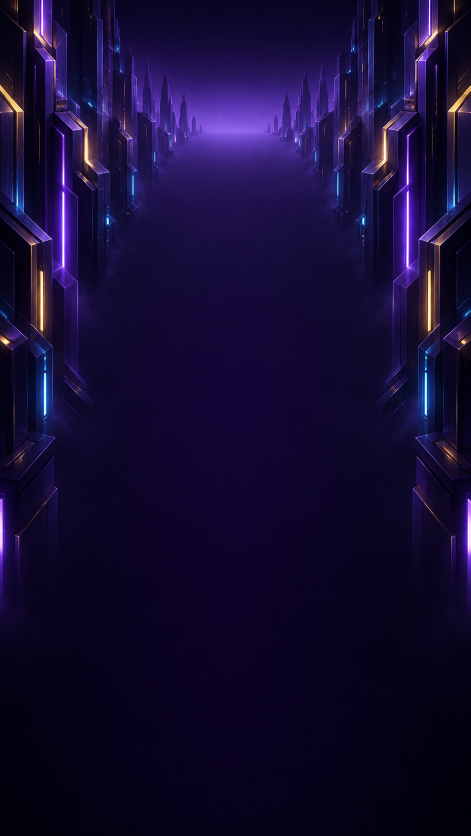
#> input picture C01-Daily-Environment/candidates/B/C01-B-v1.png, 941 x 1672 px (shown at 1/2 size)
$ python build_comparison.py
#> lines starting #> are read from the running program, lines starting #| are printed output that depends on the picture
"""Local review evidence only; never changes candidate art or the existing helper."""
from pathlib import Path
from PIL import Image, ImageDraw, ImageFont, ImageOps

ROUND = Path(__file__).resolve().parents[1]
C01 = ROUND.parent
ITEMS = [
    ("B | round 1", C01 / "candidates/B/C01-B-v1.png", C01 / "review/C01-B-gameplay-preview.png"),
    ("B2 | round 2", ROUND / "generated/C01-B2-v1.png", ROUND / "preview/C01-B2-gameplay-preview.png"),
    ("D | round 1", C01 / "candidates/D/C01-D-v1.png", C01 / "review/C01-D-gameplay-preview.png"),
]
board = Image.new("RGB", (1282, 1570), "#090612")
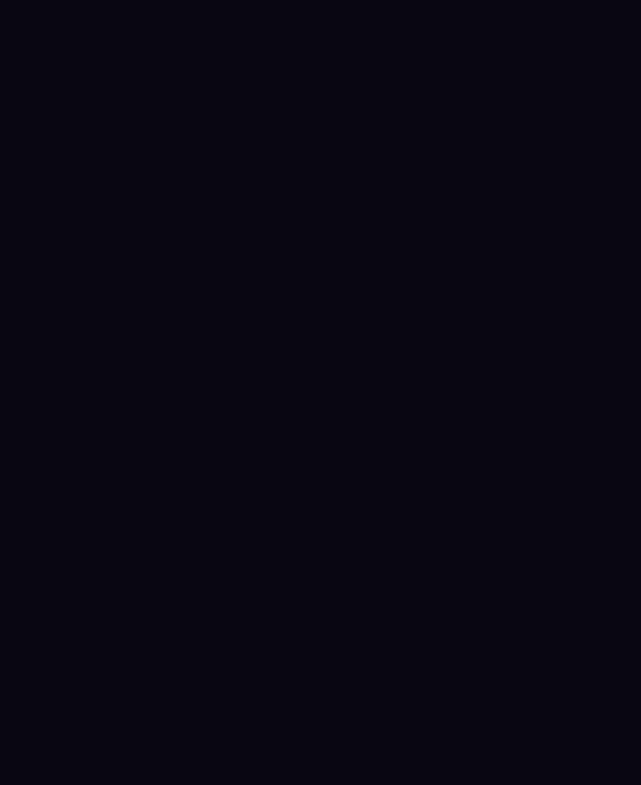
#> board: PIL image 1282x1570 RGB (shown at 1/2 size); mean R, G, B 9, 6, 18
draw = ImageDraw.Draw(board)
font = ImageFont.truetype("C:/Windows/Fonts/arial.ttf", 18)
for i, (title, raw, preview) in enumerate(ITEMS):
    x = 10 + i * 424
    draw.text((x, 12), title + " - RAW / 414 x 736", font=font, fill="white")
    fitted = ImageOps.contain(Image.open(raw).convert("RGB"), (414, 736), Image.Resampling.LANCZOS)
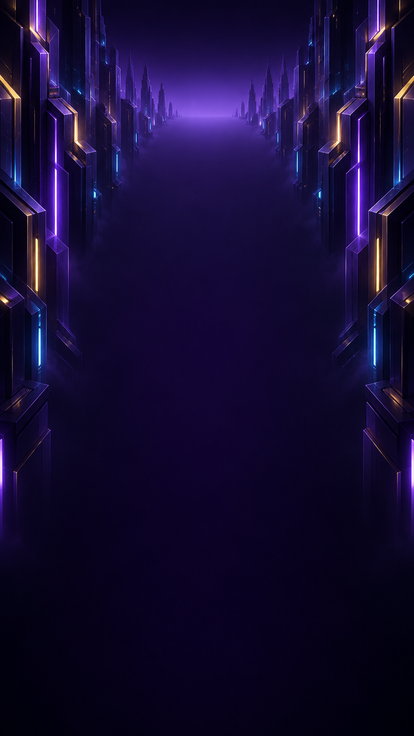
#> fitted: PIL image 414x736 RGB; mean R, G, B 20.9, 11.6, 51.6
    board.paste(fitted, (x + (414 - fitted.width) // 2, 42))
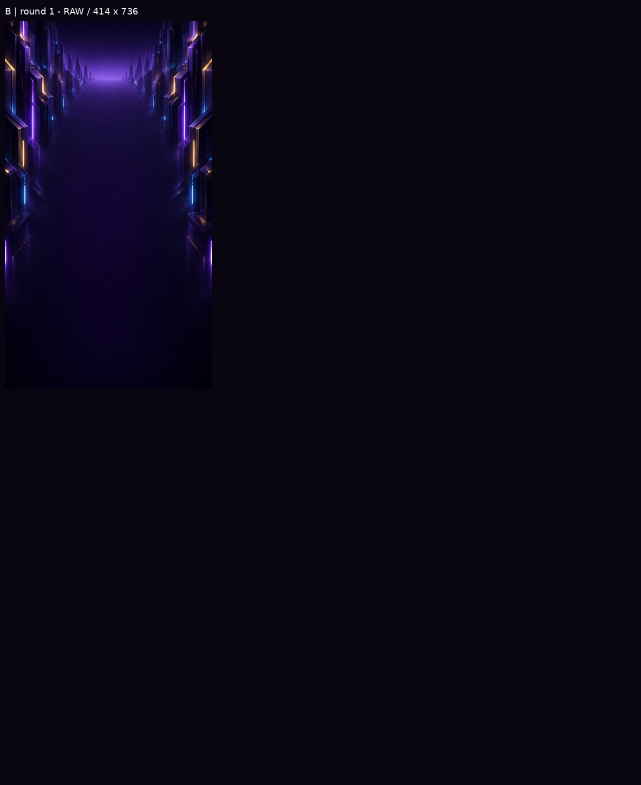
#> board: PIL image 1282x1570 RGB (shown at 1/2 size); mean R, G, B 10.9, 7, 23.2
    draw.text((x, 800), title + " - EXISTING COMPOSITE", font=font, fill="white")
    # Exact game viewport from the existing 940x1620 helper output.
    game = Image.open(preview).convert("RGB").crop((56, 116, 884, 1588))
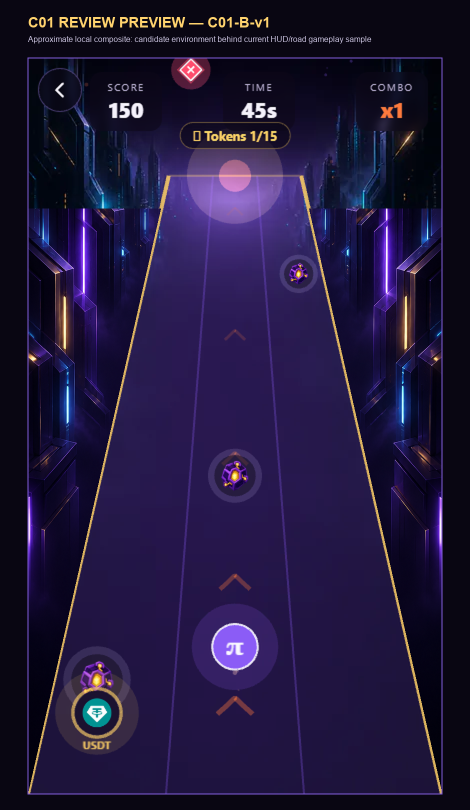
#> input picture C01-Daily-Environment/review/C01-B-gameplay-preview.png, 940 x 1620 px (shown at 1/2 size)
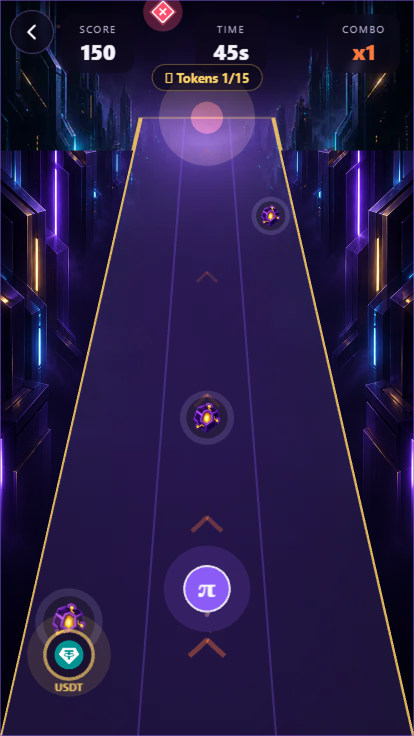
#> game: PIL image 828x1472 RGB (shown at 1/2 size); mean R, G, B 37.9, 26.9, 69.3
    board.paste(game.resize((414, 736), Image.Resampling.LANCZOS), (x, 830))
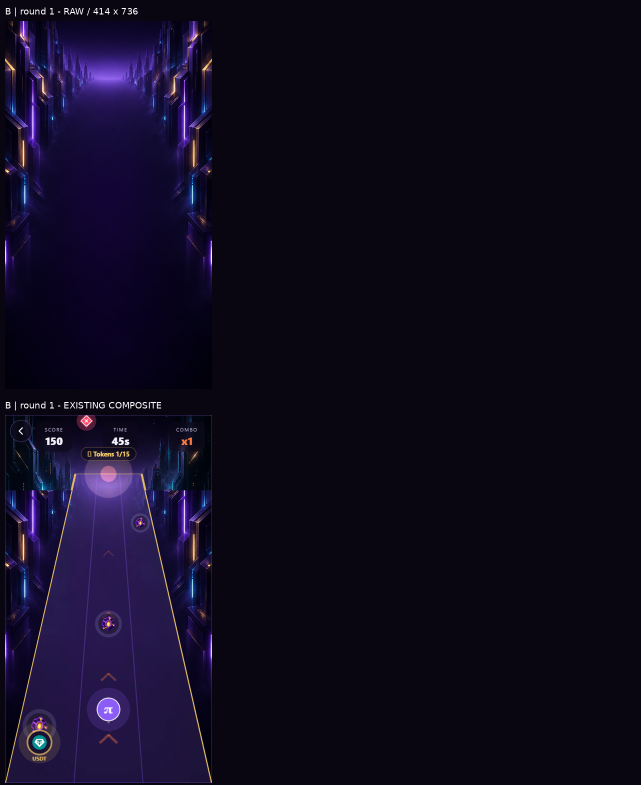
#> board: PIL image 1282x1570 RGB (shown at 1/2 size); mean R, G, B 15.4, 10.3, 31.1
#> pass 2 of the loop `for i, (title, raw, preview) in enumerate(ITEMS):`:
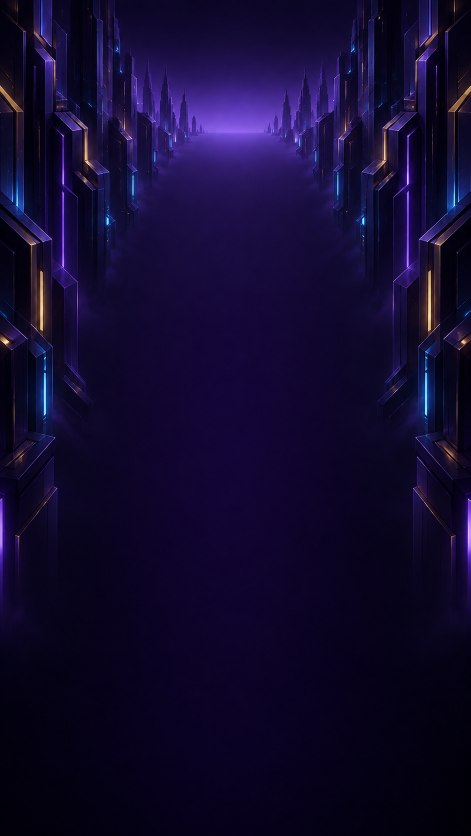
#> input picture C01-Daily-Environment/round-2-B2/generated/C01-B2-v1.png, 941 x 1672 px (shown at 1/2 size)
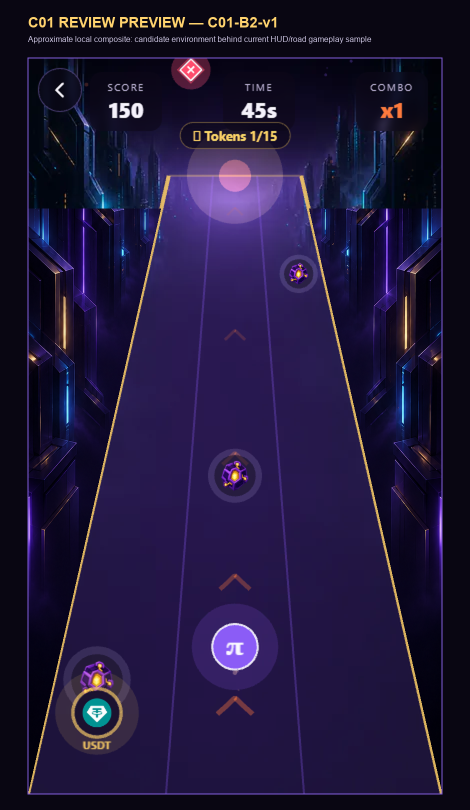
#> input picture C01-Daily-Environment/round-2-B2/preview/C01-B2-gameplay-preview.png, 940 x 1620 px (shown at 1/2 size)
#> `board.paste(game.resize((414, 736), Image.Resampling.LANCZOS), (x, 830))`:
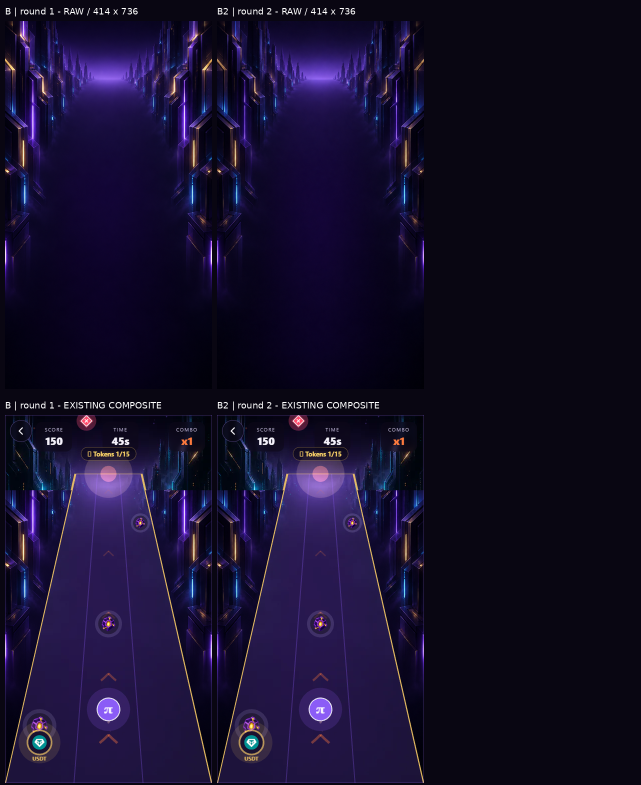
#> board: PIL image 1282x1570 RGB (shown at 1/2 size); mean R, G, B 21.2, 14.2, 43.2
#> pass 3 of the loop `for i, (title, raw, preview) in enumerate(ITEMS):`:
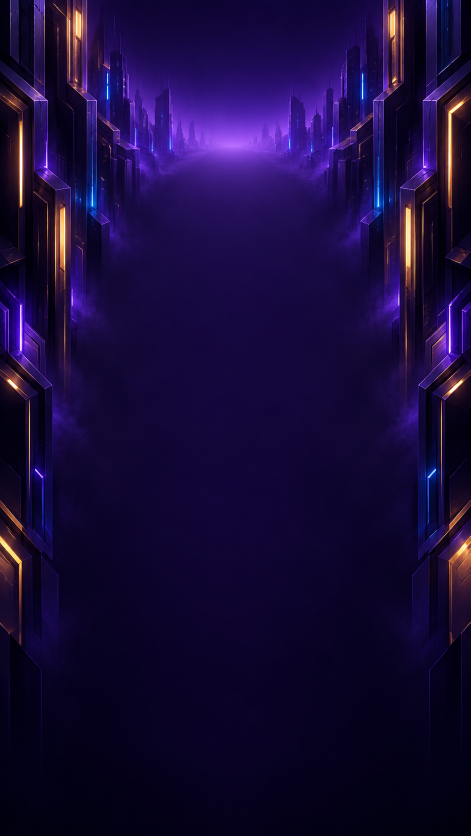
#> input picture C01-Daily-Environment/candidates/D/C01-D-v1.png, 941 x 1672 px (shown at 1/2 size)
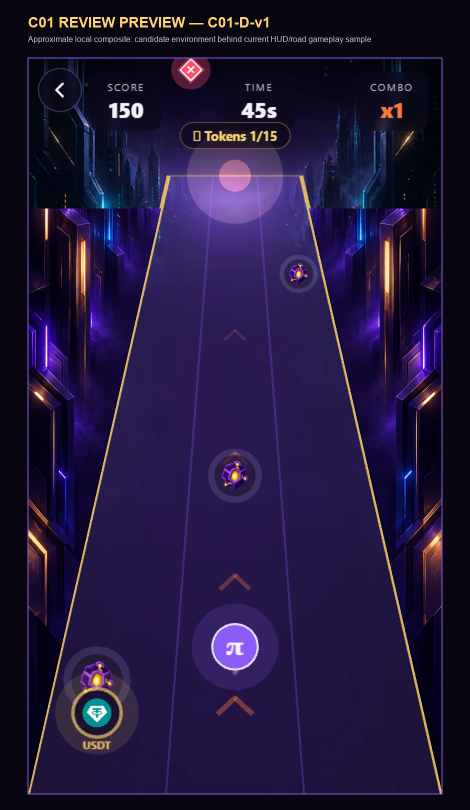
#> input picture C01-Daily-Environment/review/C01-D-gameplay-preview.png, 940 x 1620 px (shown at 1/2 size)
#> `board.paste(game.resize((414, 736), Image.Resampling.LANCZOS), (x, 830))`:
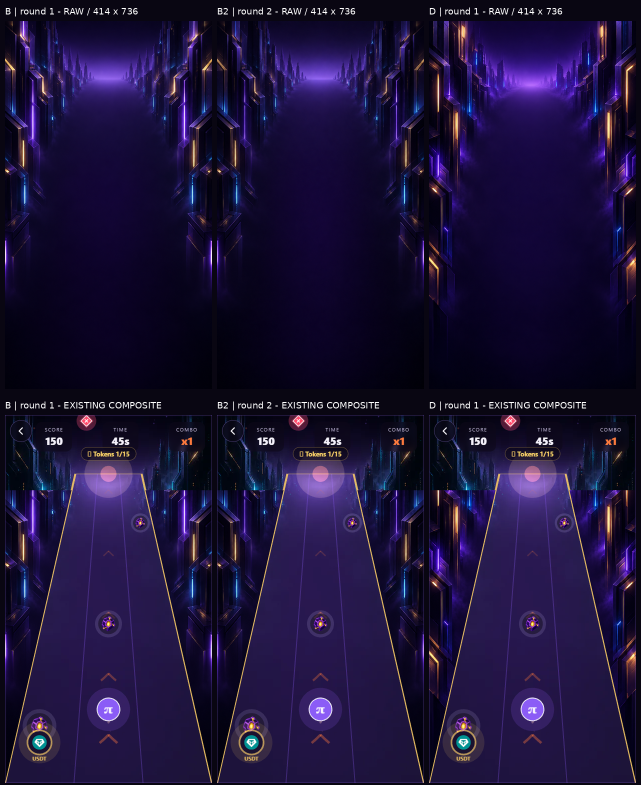
#> board: PIL image 1282x1570 RGB (shown at 1/2 size); mean R, G, B 28.4, 18.2, 57.4
board.save(ROUND / "review/C01-B-B2-D-comparison.png")
print("Saved", ROUND / "review/C01-B-B2-D-comparison.png")
